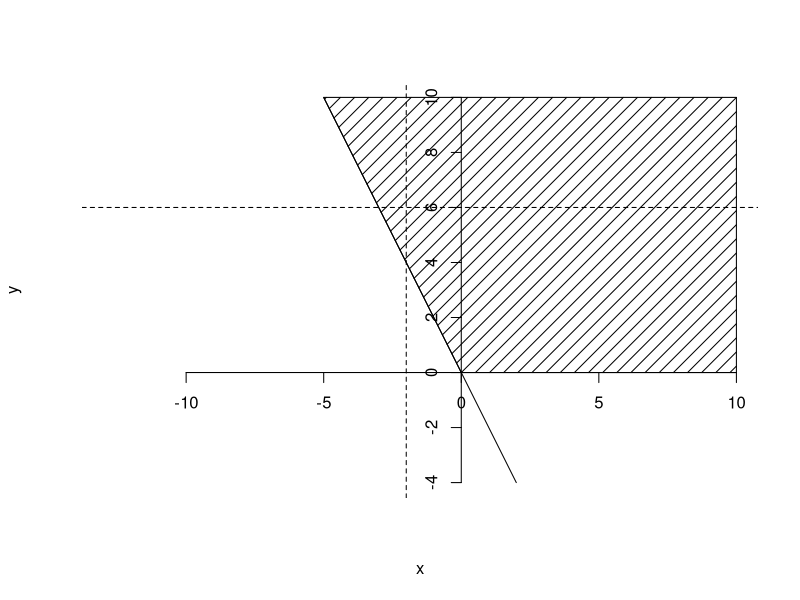

This figure's R source: (Note: this script raises an error after producing the figure.)
## ---- chunk 1

plot(function(x){-2*x}, from=-5, to=2, axes=FALSE, asp=1,ylab="y")
axis(1, pos=0, xlab="x");abline(v =-2, lty = 2)
axis(2, pos=0, ylab="y");abline(h =6, lty = 2)
polygon(x=c(-5,0,10,10,-5), y=c(10,0,0,10,10), density=10, angle=45)

# polygon(x=c(-1:1, rev(-1:1 )), y=c(rep(0, 2), rep(4,6)), density=10, angle=45)

# x1 <- min(which(dens$x >= q75))  
# x2 <- max(which(dens$x <  q95))
# with(dens, polygon(x=c(x[c(x1,x1:x2,x2)]), y= c(0, y[x1:x2], 0), col="gray"))

# dd <- with(dens,data.frame(x,y))

library(ggplot2)
# qplot(x,y,data=dd,geom="line")+  geom_ribbon(data=subset(dd,x>q75 & x<q95),aes(ymax=y),ymin=0,fill="red",colour=NA,alpha=0.5)
# qplot(x=-5:5,y, fun=function(x){-2*x}, stat="function", geom="line", xlab="x", ylab="y")

#ggplot(data.frame(x=c(-5, 1)), aes(x=x)) + stat_function(fun=function(x){-2*x}, geom="line",linetype="dashed") + xlab("x") + ylab("y")+
  geom_vline(xintercept = 0)+geom_hline(yintercept = 0)+
  coord_fixed(ratio = 1, xlim =c(-5, 2),ylim =c(-1, 8))+
  scale_x_continuous(breaks = c(-5,-4,-2,-1,0,1)) +
 scale_y_continuous(breaks = c(-1, 0, 1, 2, 4, 6, 8, 10))

